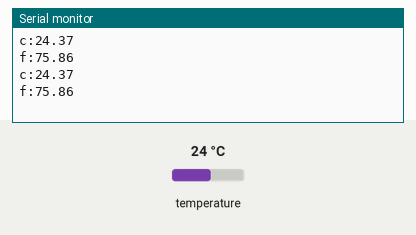
A sketch run on a simulated Arduino Uno, built with avr-gcc and run on an emulated ATmega328P. On the bench: the last lines printed to the serial monitor. The inputs (shaded band) are chosen by the test bench; at power-on: temperature 24 °C.

Above: at 2.9 s.
3.0 s: temperature set to 12 °C
At 3.71 s:
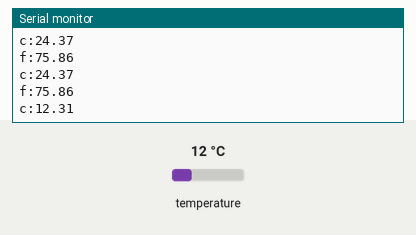
4.9 s: temperature set to 19 °C
At 6.0 s:
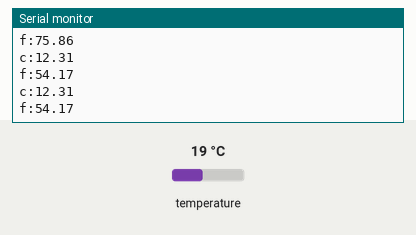
Timing chart, 0 to 7.9 s (numbered marks = the images above; inputs shaded):
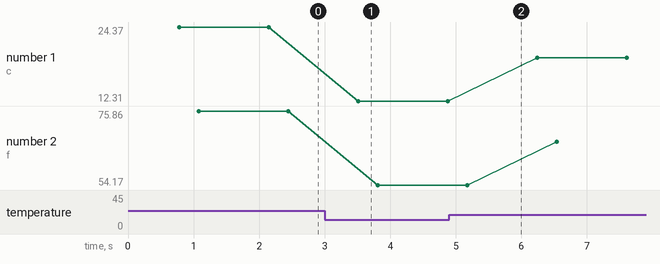

The sketch:

OneWireTempSerial1.ino
```cpp
#include <OneWire.h>
#include <DallasTemperature.h>
// Data wire is plugged into pin 3 on the Arduino
#define ONE_WIRE_BUS 3
OneWire oneWire(ONE_WIRE_BUS);
DallasTemperature sensors(&oneWire);

void setup() {
sensors.begin();
Serial.begin(9600);
}

void loop() {
sensors.requestTemperatures();
float rawTemp = sensors.getTempCByIndex(0);
float tempC = (((rawTemp+0.25)*99.88)/99.44)+0.01;
float tempF = (tempC*9/5)+32;
Serial.print("c:");
Serial.println(tempC);
delay(300);
Serial.print("f:");
Serial.println(tempF);
delay(300);
}
```

Measured:
- after the input at 3.0 s, the serial monitor: prints a new line after 0.51 s (image 1)
- plotted number 1: 24.37 → 12.31 after the input at 3.0 s, 12.31 → 19.35 after the input at 4.9 s
- plotted number 2: 75.86 → 54.17 after the input at 3.0 s, 54.17 → 66.82 after the input at 4.9 s
